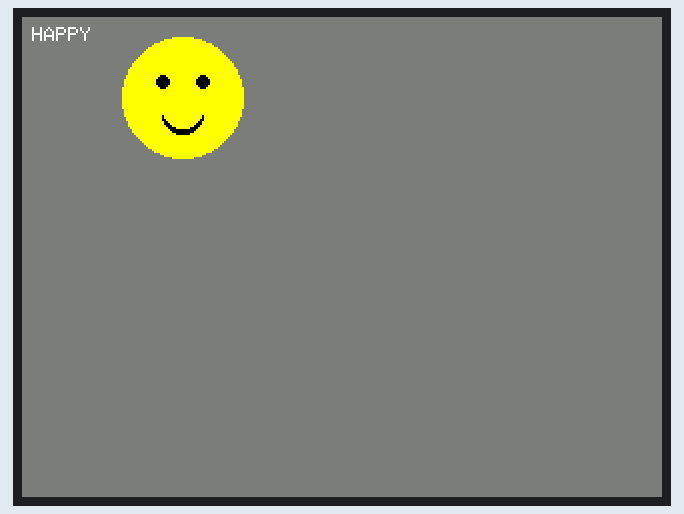
A sketch run on a simulated ESP32. Parts: 320×240 colour display.

Above: at 0.4 s.
At 2.4 s:
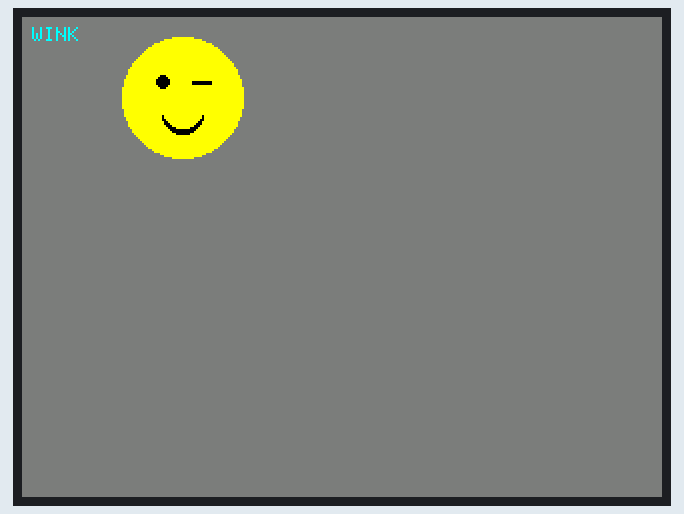

Measured:
- what the display in image 1 shows lasts 2.1 s, from 2.4 s to 4.5 s

The sketch:

LCD02.ino
```cpp
#include <SPI.h>
#include <TFT_eSPI.h>

TFT_eSPI tft = TFT_eSPI();

void setup() {
  tft.begin();
  tft.setRotation(3); // 가로 160, 세로 80 모드로 설정
  tft.fillScreen(TFT_DARKGREY);
}

void loop() {
  // ==========================================
  // 1. 미소 짓는 미니 이모지 (🙂)
  // ==========================================
  tft.fillScreen(TFT_DARKGREY); // 화면 지우기

  // 얼굴 (중심 X:80, Y:40, 반지름:30, 색상:노란색)
  tft.fillCircle(80, 40, 30, TFT_YELLOW);

  // 왼쪽 눈, 오른쪽 눈 (검은색 미니 원)
  tft.fillCircle(70, 32, 3, TFT_BLACK);
  tft.fillCircle(90, 32, 3, TFT_BLACK);

  // 미소 짓는 입 (작은 원을 겹쳐서 반원 만들기)
  tft.fillCircle(80, 48, 10, TFT_BLACK);
  tft.fillCircle(80, 45, 10, TFT_YELLOW);

  // 상단 미니 텍스트 안내 (폰트 크기 1로 축소)
  tft.setCursor(5, 5);
  tft.setTextFont(1);
  tft.setTextColor(TFT_WHITE, TFT_DARKGREY);
  tft.print("HAPPY");

  delay(2000); // 2초 유지


  // ==========================================
  // 2. 윙크하는 미니 이모지 (😉)
  // ==========================================
  tft.fillScreen(TFT_DARKGREY); // 화면 지우기

  // 얼굴
  tft.fillCircle(80, 40, 30, TFT_YELLOW);

  // 왼쪽 눈 (동그란 눈)
  tft.fillCircle(70, 32, 3, TFT_BLACK);

  // 오른쪽 눈 (윙크 - 가로 짧은 선)
  tft.drawFastHLine(85, 32, 10, TFT_BLACK);
  tft.drawFastHLine(85, 33, 10, TFT_BLACK); // 두께감을 위해 한 줄 더

  // 미소 짓는 입
  tft.fillCircle(80, 48, 10, TFT_BLACK);
  tft.fillCircle(80, 45, 10, TFT_YELLOW);

  // 상단 미니 텍스트 안내
  tft.setCursor(5, 5);
  tft.setTextFont(1);
  tft.setTextColor(TFT_CYAN, TFT_DARKGREY);
  tft.print("WINK");

  delay(2000); // 2초 유지
}
```
